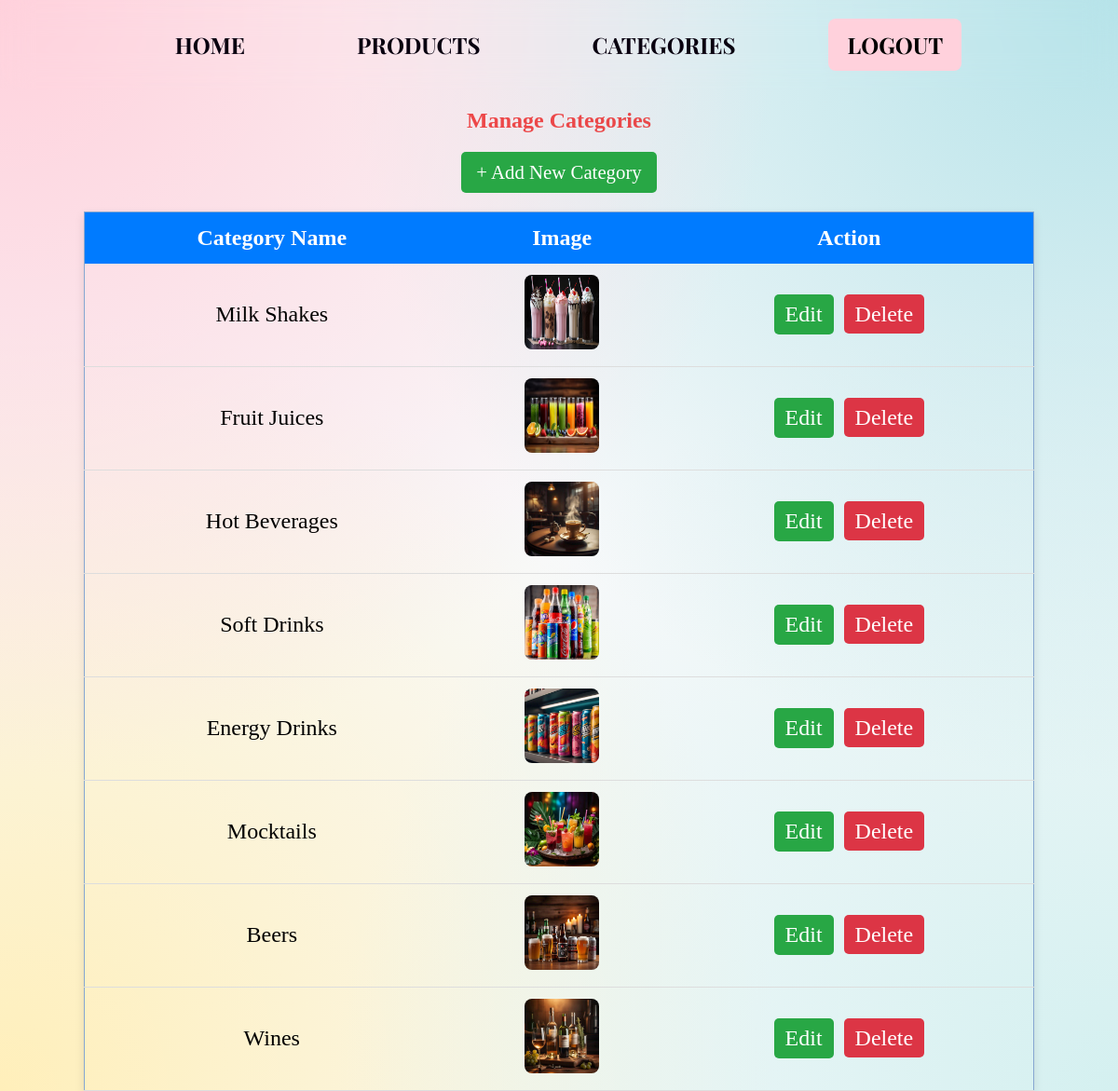
/categories/ (signed in), run on the app's committed database.
### myapp/models.py (models this page shows, shortened)
class Categories(models.Model):
    image=models.ImageField(upload_to='static/images/')
    heading=models.CharField(max_length=40)
    descrption=models.CharField(max_length=300,null=True)
    product1=models.CharField(max_length=100,null=True)
    product2=models.CharField(max_length=100,null=True)
    product3=models.CharField(max_length=100,null=True)
    product4=models.CharField(max_length=100,null=True)
    product5=models.CharField(max_length=100,null=True)
    product6=models.CharField(max_length=100,null=True)
    product7=models.CharField(max_length=100,null=True)
    product8=models.CharField(max_length=100,null=True)
    product9=models.CharField(max_length=100,null=True)
    product10=models.CharField(max_length=100,null=True)

### myapp/views.py (the view)
    def wrapper(request, *args, **kwargs):
        if not request.session.get("owner_logged_in"):
            return redirect("myapp:owner_login")  # Redirect if not logged in
        return view_func(request, *args, **kwargs)

### myapp/views.py (called while the page is built)
def owner_required(view_func):
    def wrapper(request, *args, **kwargs):
        if not request.session.get("owner_logged_in"):
            return redirect("myapp:owner_login")  # Redirect if not logged in
        return view_func(request, *args, **kwargs)
    return wrapper

@owner_required
def show_categories(request):
    data = Categories.objects.all()
    return render(request, "show_categories.html", {"data": data})

### templates/show_categories.html (shortened to what this page needs)
<!DOCTYPE html>
<html lang="en">
<head>
</head>
<body>
    <nav>
        <a href="{% url 'myapp:owner_home' %}">Home</a>
        <a href="{% url 'myapp:show_products' %}">Products</a>
        <a href="{% url 'myapp:show_categories' %}">Categories</a>
        <a href="{% url 'myapp:logout_owner' %}" class="logout">Logout</a>
    </nav>
    <h2 class="title">Manage Categories</h2>
    <div style="text-align: center;">
        <a href="{% url 'myapp:add_category' %}" class="add-button">+ Add New Category</a>
    </div>
    <div class="table_parent">
        <table>
            <tr>
                <th>Category Name</th>
                <th>Image</th>
                <th>Action</th>
            </tr>
            {% for i in data %}
            <tr>
                <td>{{i.heading}}</td>
                <td><img src="{{i.image.url}}" alt="Category Image"></td>
                <td>
                    <a href="{% url 'myapp:edit_category' i.id %}" class="edit-btn">Edit</a>
                    <a href="{% url 'myapp:delete_category' i.id %}" class="delete-btn">Delete</a>
                </td>
            </tr>
            {% endfor %}
        </table>
    </div>
</body>
</html>

### templates/show_categories.html (style rules this page uses)
body { margin: 0; padding: 0; background:radial-gradient(circle at 0% 0%, #ffd1dc, transparent 50%), radial-gradient(circle at 100% 0%, #b6e3e9, transparent 50%), radial-gradient(circle at 100% 100%, #d4f0f0, transparent 50%), radial-gradient(circle at 0% 100%, #ffefba, transparent 50%), #f8f9fa; font-family: PlayfairDisplayBold; }
nav { padding: 20px 0; display: flex; justify-content: center; gap: 5rem; position: sticky; font-family: CarmenSans, sans-serif; top: 0; z-index: 100; background-color:transparent; backdrop-filter:blur(1rem); }
nav a { color: #090110; font-size: 1.5rem; text-decoration: none; text-transform: uppercase; font-weight: 500; padding: 12px 20px; border-radius: 8px; transition: all 0.3s ease; }
.logout { background-color: #ffd1dc; color: black; }
h2 { text-align: center; color: black; }
.add-button { display: block; width: fit-content; margin: 0 auto 20px; background: #28a745; color: white; padding: 10px 16px; text-decoration: none; border-radius: 5px; font-size:1.3rem; }
.table_parent { width: 100%; display: flex; justify-content: center; margin-top: 20px; font-size:1.5rem; }
table { width: 85%; background: transparent; border-collapse: collapse; border:1px solid rgb(135, 167, 209); box-shadow: 0px 4px 10px rgba(0, 0, 0, 0.1); }
th { background-color: #007bff; color: white; padding: 14px; }
td { padding: 12px; text-align: center; border-bottom: 1px solid #ddd; }
td img { width: 80px; height: 80px; border-radius: 8px; }
.edit-btn { background-color: #28a745; color: white; padding: 8px 12px; text-decoration: none; border-radius: 5px; margin-right: 5px; display: inline-block; }
.delete-btn { text-decoration: none; background-color: #dc3545; color: white; padding: 8px 12px; border: none; cursor: pointer; border-radius: 5px; }
h2.title { color:rgba(235, 12, 12, 0.733); font-family: PlayfairDisplayBold; }

### data on the page
Categories: heading "Milk Shakes", image (picture)
Categories: heading "Fruit Juices", image (picture)
Categories: heading "Hot Beverages", image (picture)
Categories: heading "Soft Drinks", image (picture)
Categories: heading "Energy Drinks", image (picture)
Categories: heading "Mocktails", image (picture)
Categories: heading "Beers", image (picture)
Categories: heading "Wines", image (picture)
